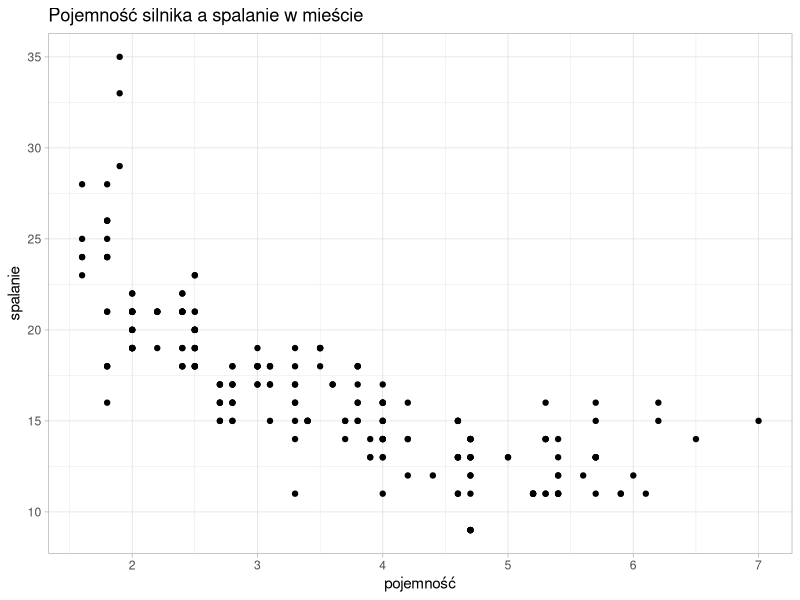
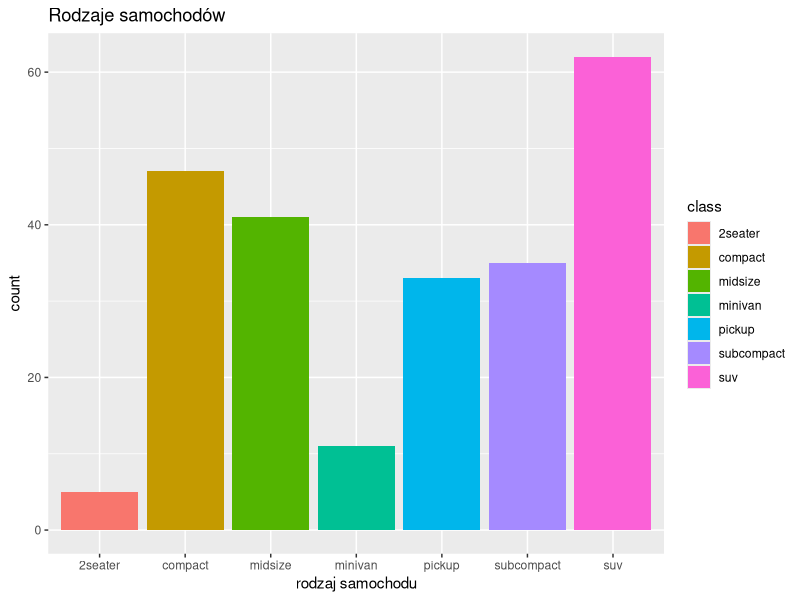
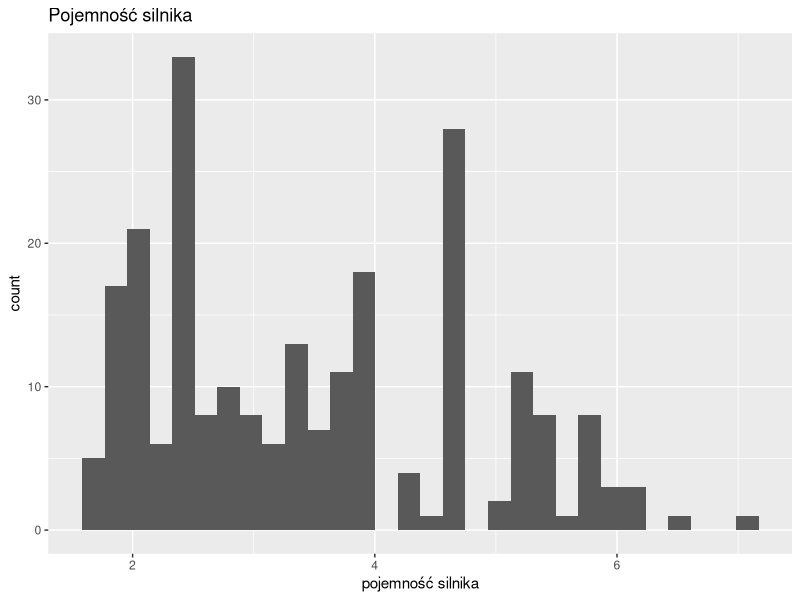
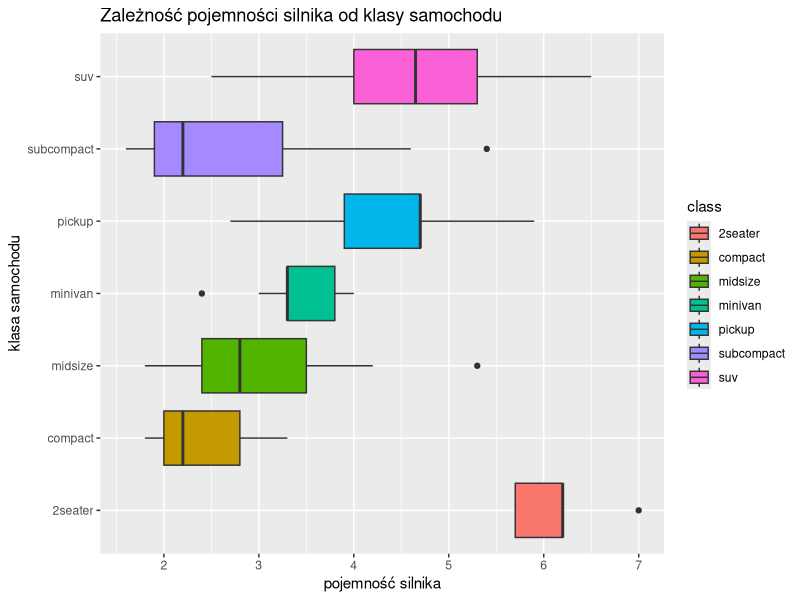

R code for these plots, in order:
#zadanie 4-2

library(tidyverse)

ggplot(data = mpg) +
  geom_point(mapping = aes (x=displ, y=cty)) +
  labs(title = "Pojemność silnika a spalanie w mieście", x = "pojemność", y = "spalanie") +
  theme_light()



#zadanie 4-3

ggplot (data=mpg) +
  geom_bar(mapping =aes(x = class, fill = class)) +
  labs(title = "Rodzaje samochodów", x = "rodzaj samochodu")



#zadanie 4-4

ggplot(data = mpg) +
  geom_histogram(mapping = aes(displ), bindwidth = 30) +
labs(title = "Pojemność silnika", x = "pojemność silnika")



#zadanie 4-5 

ggplot(data = mpg, aes(x = class, y = displ, fill = class)) +
  geom_boxplot() +
  coord_flip() +
  labs(title = "Zależność pojemności silnika od klasy samochodu", x = "klasa samochodu", y= "pojemność silnika")